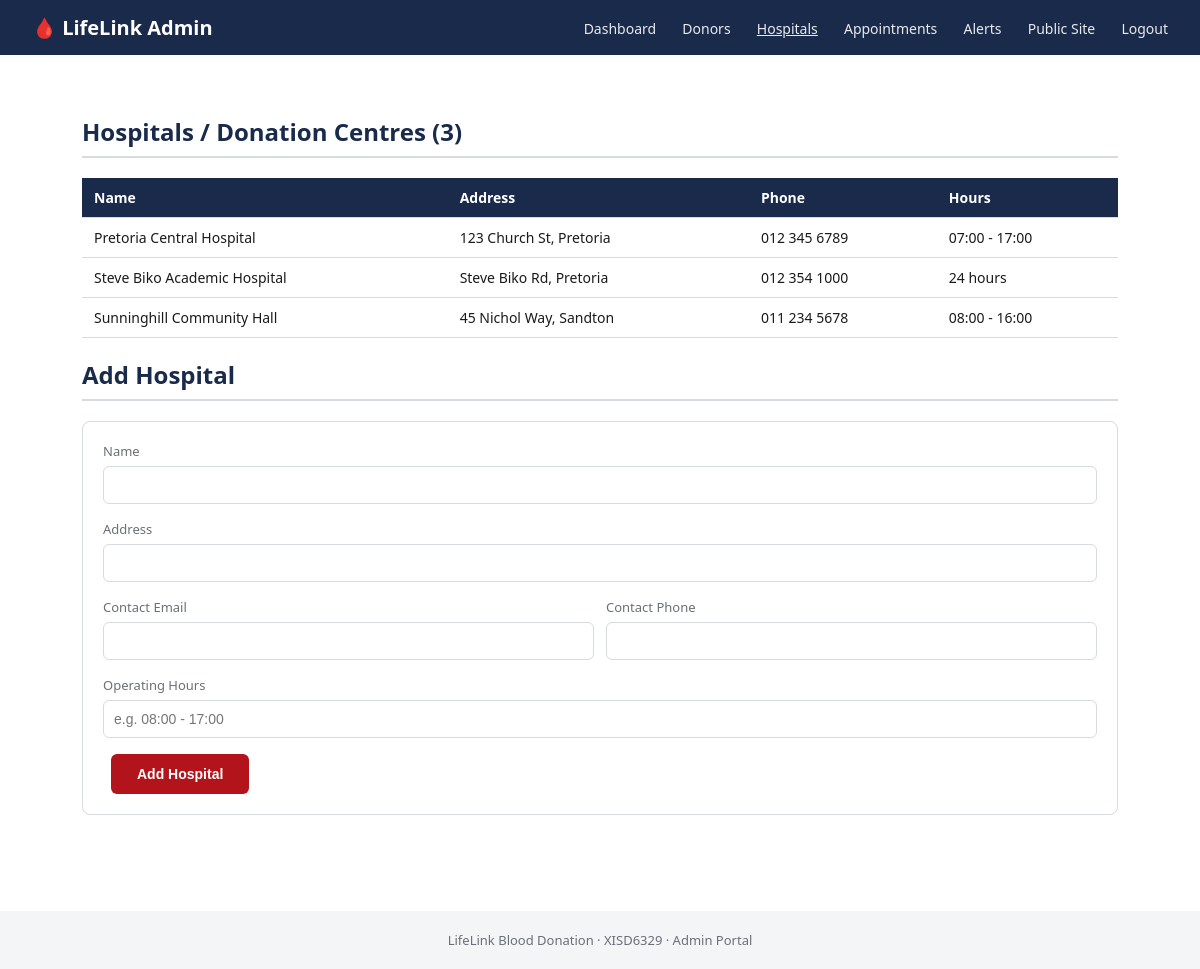
/admin/hospitals.php (signed in), run on an earlier commit of the app's database.
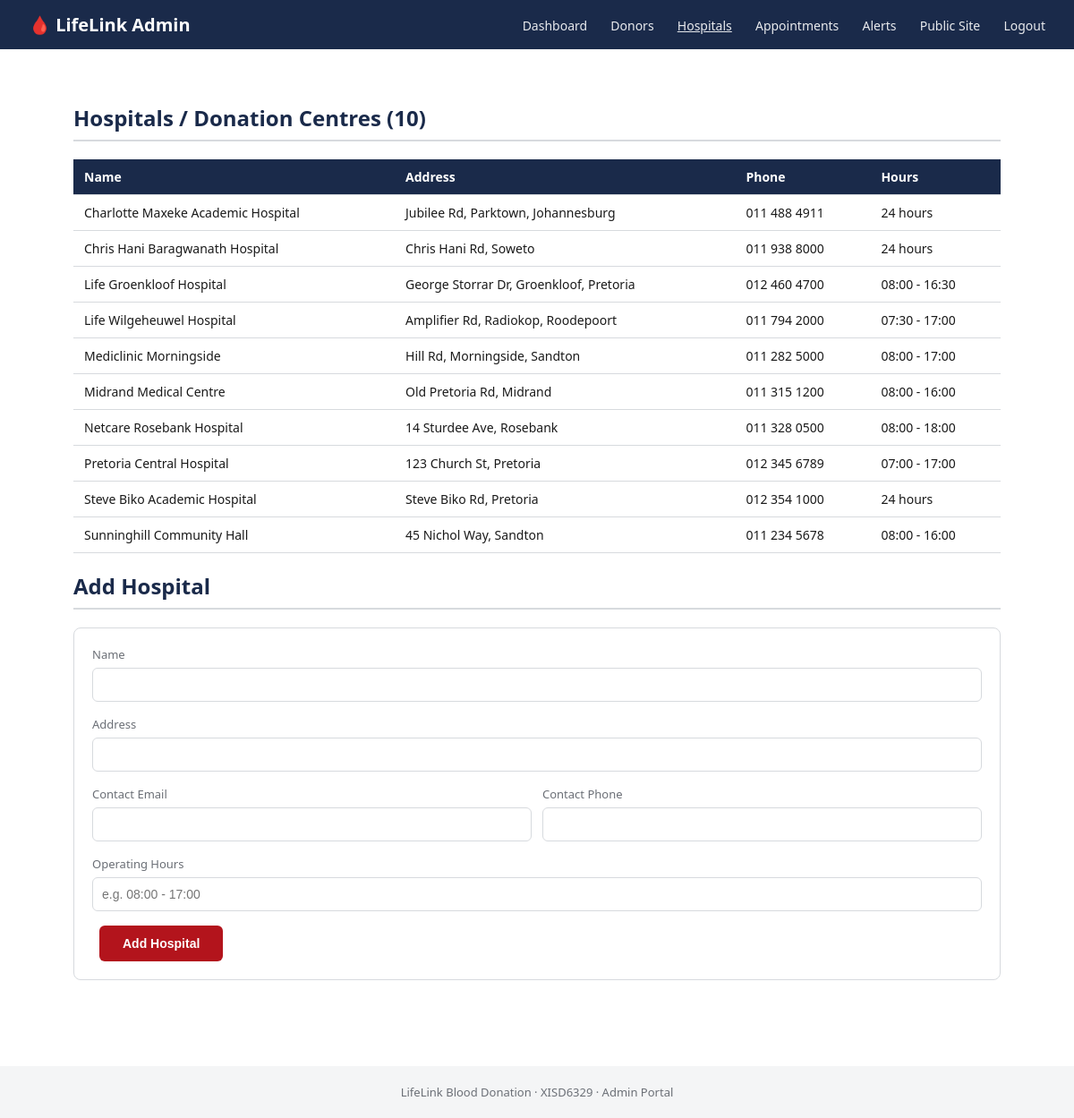
And on a later commit of the database.
### tables this page shows
CREATE TABLE hospitals (
  hospital_id INT AUTO_INCREMENT PRIMARY KEY,
  hospital_name VARCHAR(150) NOT NULL,
  address VARCHAR(255) NOT NULL,
  latitude DECIMAL(10,6),
  longitude DECIMAL(10,6),
  contact_email VARCHAR(150),
  contact_phone VARCHAR(30),
  operating_hours VARCHAR(100),
  is_approved TINYINT(1) NOT NULL DEFAULT 1
);

### admin/hospitals.php (the view, shortened to what this page needs)
<?php
$pdo = db();
$hospitals = $pdo->query("SELECT * FROM hospitals ORDER BY hospital_name")->fetchAll();
include __DIR__ . '/../includes/admin_header.php';
?>
  <div class="section">
    <h2>Hospitals / Donation Centres (<?= count($hospitals) ?>)</h2>
    <table>
      <tr><th>Name</th><th>Address</th><th>Phone</th><th>Hours</th></tr>
      <?php foreach ($hospitals as $h): ?>
        <tr>
          <td><?= htmlspecialchars($h['hospital_name']) ?></td>
          <td><?= htmlspecialchars($h['address']) ?></td>
          <td><?= htmlspecialchars($h['contact_phone']) ?></td>
          <td><?= htmlspecialchars($h['operating_hours']) ?></td>
        </tr>
      <?php endforeach; ?>
    </table>
    <h2>Add Hospital</h2>
    <form action="hospitals.php" method="post" class="card">
      <div class="form-group"><label>Name</label><input type="text" name="hospital_name" required></div>
      <div class="form-group"><label>Address</label><input type="text" name="address" required></div>
      <div style="display:flex; gap:12px;">
        <div class="form-group" style="flex:1;"><label>Contact Email</label><input type="email" name="contact_email"></div>
        <div class="form-group" style="flex:1;"><label>Contact Phone</label><input type="text" name="contact_phone"></div>
      </div>
      <div class="form-group"><label>Operating Hours</label><input type="text" name="operating_hours" placeholder="e.g. 08:00 - 17:00"></div>
      <button type="submit" class="btn btn-primary">Add Hospital</button>
    </form>
  </div>
<?php include __DIR__ . '/../includes/admin_footer.php'; ?>

What changed in the data, as far as the page shows it:
added hospitals: hospital_name "Charlotte Maxeke Academic Hospital", address "Jubilee Rd, Parktown, Johannesburg", contact_phone "011 488 4911", operating_hours "24 hours"
added hospitals: hospital_name "Chris Hani Baragwanath Hospital", address "Chris Hani Rd, Soweto", contact_phone "011 938 8000", operating_hours "24 hours"
added hospitals: hospital_name "Life Groenkloof Hospital", address "George Storrar Dr, Groenkloof, Pretoria", contact_phone "012 460 4700", operating_hours "08:00 - 16:30"
added hospitals: hospital_name "Life Wilgeheuwel Hospital", address "Amplifier Rd, Radiokop, Roodepoort", contact_phone "011 794 2000", operating_hours "07:30 - 17:00"
added hospitals: hospital_name "Mediclinic Morningside", address "Hill Rd, Morningside, Sandton", contact_phone "011 282 5000", operating_hours "08:00 - 17:00"
added hospitals: hospital_name "Midrand Medical Centre", address "Old Pretoria Rd, Midrand", contact_phone "011 315 1200", operating_hours "08:00 - 16:00"
added hospitals: hospital_name "Netcare Rosebank Hospital", address "14 Sturdee Ave, Rosebank", contact_phone "011 328 0500", operating_hours "08:00 - 18:00"
Also different on the page:
count($hospitals): "3" → "10"
